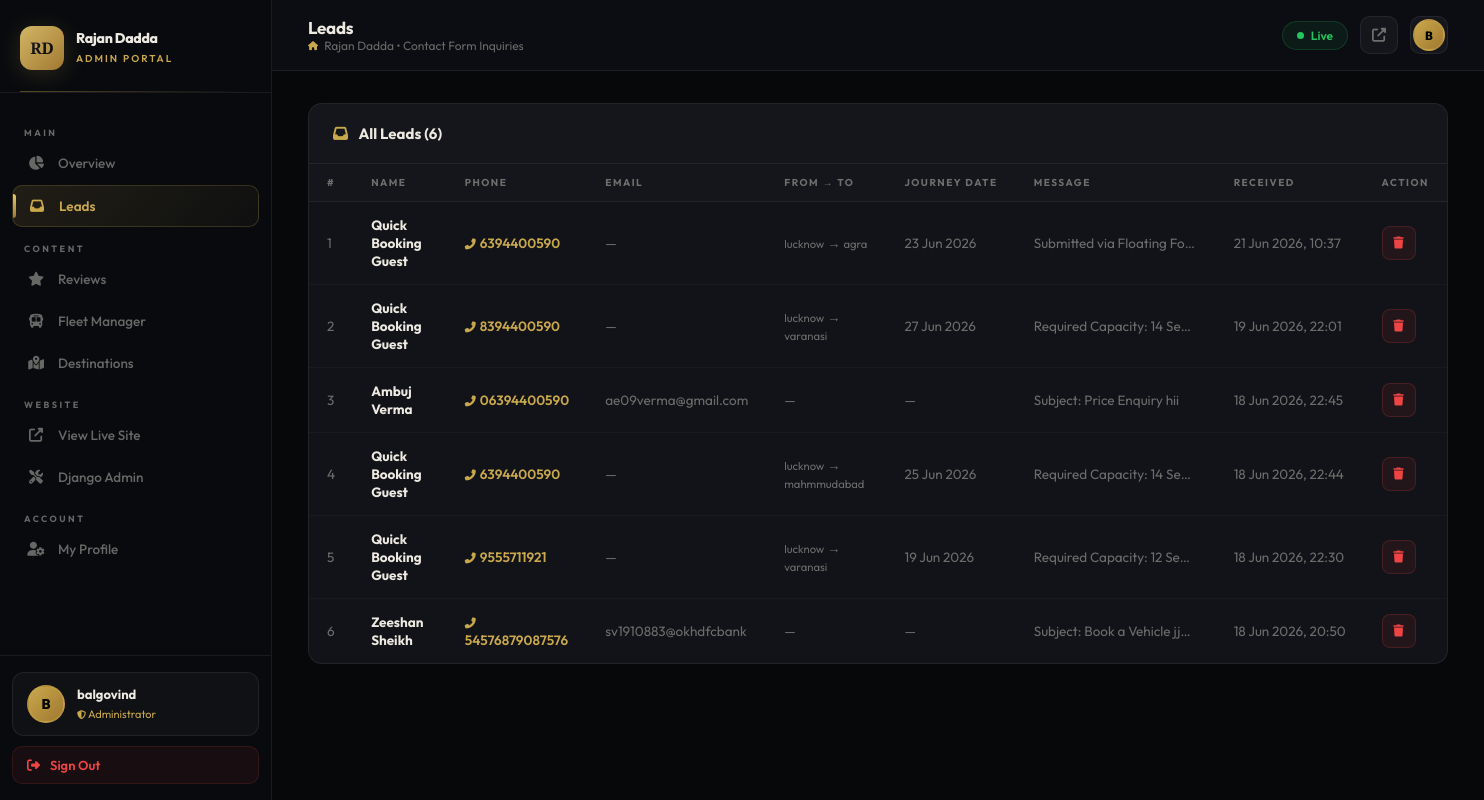
Screenshot of /dashboard/leads/ (signed in) with the database file from the repository.
### home/models.py (models this page shows, shortened)
class Lead(models.Model):
    name = models.CharField(max_length=200)
    phone = models.CharField(max_length=20)
    email = models.EmailField(blank=True, null=True)
    pickup_location = models.CharField(max_length=300, blank=True, null=True)
    drop_location = models.CharField(max_length=300, blank=True, null=True)
    journey_date = models.DateField(blank=True, null=True)
    message = models.TextField(blank=True, null=True)
    is_read = models.BooleanField(default=False)
    created_at = models.DateTimeField(default=timezone.now)

### dashboard/views.py (the view)
# urls.py: path('leads/', views.leads_list, name='leads_list'),
@login_required(login_url='dashboard_login')
def leads_list(request):
    leads = Lead.objects.order_by('-created_at')
    unread_ids = set(Lead.objects.filter(is_read=False).values_list('id', flat=True))
    Lead.objects.filter(is_read=False).update(is_read=True)
    for lead in leads:
        lead.is_new = lead.id in unread_ids
    return render(request, 'dashboard/leads_list.html', {'leads': leads})

### dashboard/templatetags/dashboard_tags.py (called while the page is built)
@register.simple_tag
def unread_leads_count():
    return Lead.objects.filter(is_read=False).count()

### dashboard/templates/dashboard/leads_list.html (shortened to what this page needs)
{% extends 'dashboard/base.html' %}
{% block page_title %}Leads{% endblock %}
{% block breadcrumb %}Contact Form Inquiries{% endblock %}
{% block content %}
<div class="card">
    <div class="card-header">
        <h5><i class="fas fa-inbox" style="color: var(--gold); margin-right: 8px;"></i> All Leads ({{ leads|length }})</h5>
    </div>
    <div class="table-wrapper">
        {% if leads %}
        <table>
            <thead>
                <tr>
                    <th>#</th>
                    <th>Name</th>
                    <th>Phone</th>
                    <th>Email</th>
                    <th>From → To</th>
                    <th>Journey Date</th>
                    <th>Message</th>
                    <th>Received</th>
                    <th>Action</th>
                </tr>
            </thead>
            <tbody>
                {% for lead in leads %}
                <tr>
                    <td style="color: var(--text-muted);">{{ forloop.counter }}</td>
                    <td>
                        <strong>{{ lead.name }}</strong>
                    </td>
                    <td>
                        <a href="tel:{{ lead.phone }}" style="color: var(--gold); text-decoration: none; font-weight: 600;">
                            <i class="fas fa-phone-alt" style="font-size: 11px; margin-right: 4px;"></i>{{ lead.phone }}
                        </a>
                    </td>
                    <td style="color: var(--text-muted);">{{ lead.email|default:"—" }}</td>
                    <td style="color: var(--text-muted);">
                        {% if lead.pickup_location %}
                            <small>{{ lead.pickup_location }}</small>
                            {% if lead.drop_location %} → <small>{{ lead.drop_location }}</small>{% endif %}
                        {% else %}—{% endif %}
                    </td>
                    <td style="color: var(--text-muted);">{{ lead.journey_date|date:"d M Y"|default:"—" }}</td>
                    <td style="color: var(--text-muted); max-width: 200px; white-space: nowrap; overflow: hidden; text-overflow: ellipsis;">
                        {{ lead.message|default:"—"|truncatechars:50 }}
                    </td>
                    <td style="color: var(--text-muted); white-space: nowrap;">{{ lead.created_at|date:"d M Y, H:i" }}</td>
                    <td>
                        <form method="POST" action="{% url 'lead_delete' lead.pk %}" style="display:inline;">
                            <button type="submit" class="btn btn-sm btn-danger btn-icon"
                                onclick="return confirm('Delete this lead?')"
                                title="Delete">
                                <i class="fas fa-trash"></i>
                            </button>
                        </form>
                    </td>
                </tr>
                {% endfor %}
            </tbody>
        </table>
        {% endif %}
    </div>
</div>
{% endblock %}

### dashboard/templates/dashboard/base.html (shortened to what this page needs)
{% load static dashboard_tags %}
<!DOCTYPE html>
<html lang="en">
<head>
    <link href="https://cdnjs.cloudflare.com/ajax/libs/font-awesome/6.4.0/css/all.min.css" rel="stylesheet">
</head>
<body>
<aside class="sidebar">
    <div class="sidebar-logo">
        <div class="logo-emblem">RD</div>
        <div class="logo-text">
            <strong>Rajan Dadda</strong>
            <span>Admin Portal</span>
        </div>
    </div>
    <nav class="sidebar-nav">
        <div class="nav-section-label">Main</div>
        <a href="{% url 'dashboard_home' %}" class="nav-item {% if request.resolver_match.url_name == 'dashboard_home' %}active{% endif %}">
            <i class="fas fa-chart-pie"></i> Overview
        </a>
        <a href="{% url 'leads_list' %}" class="nav-item {% if 'leads' in request.resolver_match.url_name %}active{% endif %}">
            <i class="fas fa-inbox"></i> Leads
            {% unread_leads_count as unread_count %}
        </a>
        <div class="nav-section-label">Content</div>
        <a href="{% url 'reviews_list_dashboard' %}" class="nav-item {% if 'review' in request.resolver_match.url_name %}active{% endif %}">
            <i class="fas fa-star"></i> Reviews
        </a>
        <a href="{% url 'fleet_list_dashboard' %}" class="nav-item {% if 'fleet' in request.resolver_match.url_name %}active{% endif %}">
            <i class="fas fa-bus"></i> Fleet Manager
        </a>
        <a href="{% url 'destinations_list_dashboard' %}" class="nav-item {% if 'destination' in request.resolver_match.url_name %}active{% endif %}">
            <i class="fas fa-map-marked-alt"></i> Destinations
        </a>
        <div class="nav-section-label">Website</div>
        <a href="{% url 'home' %}" target="_blank" class="nav-item">
            <i class="fas fa-external-link-alt"></i> View Live Site
        </a>
        <a href="/admin/" target="_blank" class="nav-item">
            <i class="fas fa-tools"></i> Django Admin
        </a>
        <div class="nav-section-label">Account</div>
        <a href="{% url 'profile_edit' %}" class="nav-item {% if 'profile' in request.resolver_match.url_name %}active{% endif %}">
            <i class="fas fa-user-cog"></i> My Profile
        </a>
    </nav>
    <div class="sidebar-footer">
        <a href="{% url 'profile_edit' %}" class="sidebar-user">
            <div class="user-avatar">
                {% if request.user.admin_profile.profile_image %}
                    <img src="{{ request.user.admin_profile.profile_image.url }}" alt="Profile">
                {% else %}
                    {{ request.user.username|first|upper }}
                {% endif %}
            </div>
            <div class="user-info">
                <strong>{{ request.user.get_full_name|default:request.user.username }}</strong>
                <small><i class="fas fa-shield-alt" style="font-size:9px;"></i> Administrator</small>
            </div>
        </a>
        <a href="{% url 'dashboard_logout' %}" class="logout-btn">
            <i class="fas fa-sign-out-alt"></i> Sign Out
        </a>
    </div>
</aside>
<div class="main-content">
    <div class="topbar">
        <div class="topbar-left">
            <div>
                <div class="topbar-title">{% block page_title %}Dashboard{% endblock %}</div>
                <div class="topbar-breadcrumb">
                    <i class="fas fa-home" style="color:var(--gold);"></i>
                    Rajan Dadda &bull; {% block breadcrumb %}Admin{% endblock %}
                </div>
            </div>
        </div>
        <div class="topbar-actions">
            <div class="live-badge">
                <span class="live-dot"></span>
                Live
            </div>
            <a href="{% url 'home' %}" target="_blank" class="topbar-icon-btn" title="View Site">
                <i class="fas fa-external-link-alt"></i>
            </a>
            <a href="{% url 'profile_edit' %}" class="topbar-icon-btn" title="Profile">
                <div class="user-avatar" style="width:32px;height:32px;font-size:12px;">
                    {% if request.user.admin_profile.profile_image %}
                        <img src="{{ request.user.admin_profile.profile_image.url }}" alt="P">
                    {% else %}
                        {{ request.user.username|first|upper }}
                    {% endif %}
                </div>
            </a>
        </div>
    </div>
    <div class="page-body">
        {% block content %}{% endblock %}
    </div>
</div>
</body>
</html>

### rows the page displays
Lead: name "Quick Booking Guest", phone "6394400590", email "—", pickup_location "lucknow", drop_location "agra", journey_date "23 Jun 2026", message "Submitted via Floating Fo…", created_at "21 Jun 2026, 10:37"
Lead: name "Quick Booking Guest", phone "8394400590", email "—", pickup_location "lucknow", drop_location "varanasi", journey_date "27 Jun 2026", message "Required Capacity: 14 Se…", created_at "19 Jun 2026, 22:01"
Lead: name "Ambuj Verma", phone "06394400590", email "ae09verma@gmail.com", journey_date "—", message "Subject: Price Enquiry hii", created_at "18 Jun 2026, 22:45"
Lead: name "Quick Booking Guest", phone "6394400590", email "—", pickup_location "lucknow", drop_location "mahmmudabad", journey_date "25 Jun 2026", message "Required Capacity: 14 Se…", created_at "18 Jun 2026, 22:44"
Lead: name "Quick Booking Guest", phone "9555711921", email "—", pickup_location "lucknow", drop_location "varanasi", journey_date "19 Jun 2026", message "Required Capacity: 12 Se…", created_at "18 Jun 2026, 22:30"
Lead: name "Zeeshan Sheikh", phone "54576879087576", email "sv1910883@okhdfcbank", journey_date "—", message "Subject: Book a Vehicle jj…", created_at "18 Jun 2026, 20:50"

### other values shown
{{ request.user.username|first|upper }} "B"
{{ request.user.get_full_name|default:request.user.username }} "balgovind"
{{ leads|length }} "6"
